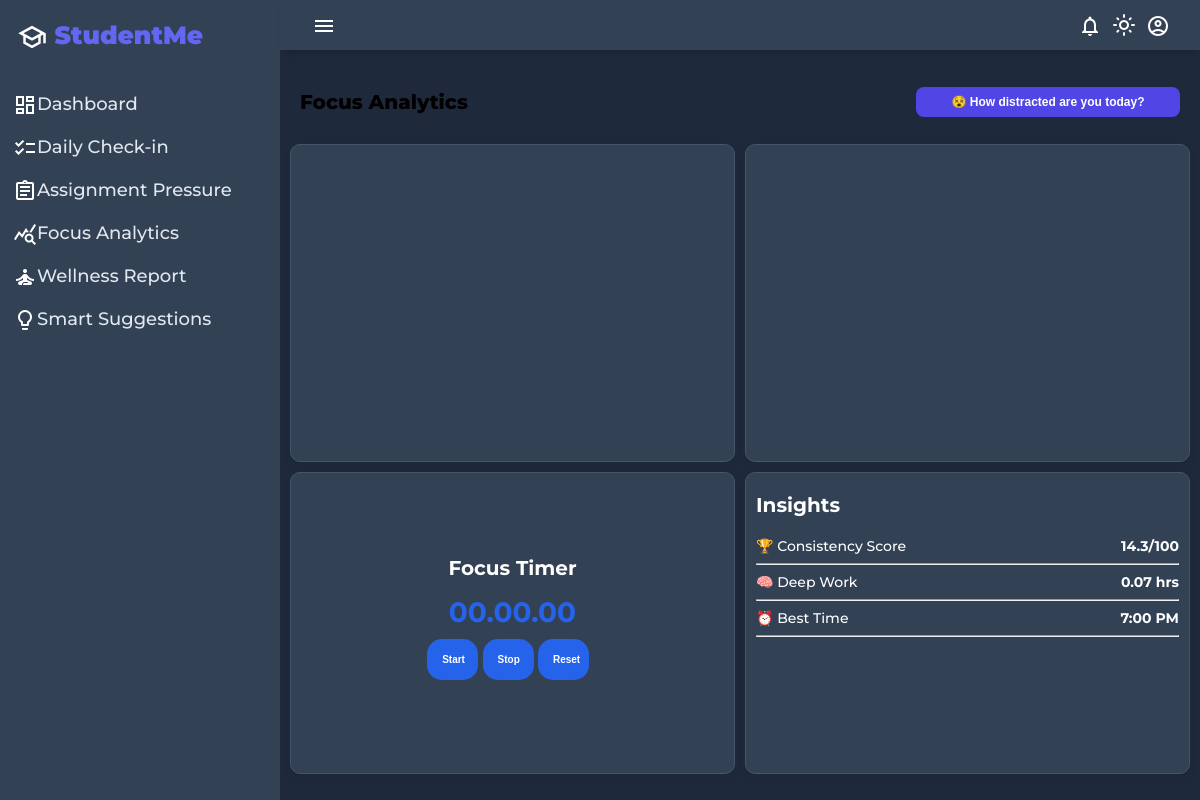
Screenshot of /focus-analytics/ (signed in) with the database file from the repository.
### student_app/models.py (models this page shows, shortened)
class FocusData(models.Model):
    user = models.ForeignKey(User, on_delete=models.CASCADE)
    date = models.DateField(auto_now_add=True)
    duration = models.IntegerField(default=0)  # focus time (minutes)
    phone_usage = models.IntegerField(default=0)
    social_media = models.IntegerField(default=0)
    daydreaming = models.IntegerField(default=0)
    other = models.IntegerField(default=0)
    consistency_score = models.FloatField(blank=True, null=True)
    deep_work_hours = models.FloatField(blank=True, null=True)
    best_time = models.CharField(max_length=50, blank=True, null=True)
    created_at = models.DateTimeField(auto_now_add=True)
    def save(self, *args, **kwargs):
        super().save(*args,**kwargs)

### student_app/views.py (the view, shortened to what this page needs)
# urls.py: path('focus-analytics/',views.focusAnalytics, name='focus-analytics'),
@login_required
def focusAnalytics(request):
    today = date.today()
    obj = FocusData.objects.filter(
        user=request.user,
        date=today
    ).first()
    if obj:
        focus_time = obj.duration or 0   # minutes
        distraction = (
            obj.phone_usage +
            obj.social_media +
            obj.daydreaming +
            obj.other
        )
    else:
        focus_time = 0
        distraction = 0
    wellness = WellnessCheckin.objects.filter(
        user=request.user,
        created_at__date=today
    ).first()
    if wellness:
        study_time = (wellness.study_hours or 0) * 60   # hours → minutes
    else:
        study_time = 0
    total_active = focus_time + study_time + distraction
    if total_active == 0:
        study_balance = 0
    else:
        study_balance = round(
            (focus_time + study_time) / total_active, 2
        )
    week_data = []
    week_labels = []
    for i in range(7):
        day = today - timedelta(days=6 - i)
        obj = FocusData.objects.filter(
            user=request.user,
            date=day
        ).first()
        if obj:
            hours = round((obj.duration or 0) / 60, 2)  # minutes → hours
            week_data.append(hours)
        else:
            week_data.append(0)
        week_labels.append(day.strftime("%a"))
    today_obj = FocusData.objects.filter(
        user=request.user,
        date=today
    ).first()
    if today_obj:
        pie_data = [
            today_obj.phone_usage,
            today_obj.social_media,
            today_obj.daydreaming,
            today_obj.other
        ]
        if sum(pie_data) == 0:
            pie_data = [1, 1, 1, 1]
    else:
        pie_data = [1, 1, 1, 1]
    today = date.today()
    start_date = today - timedelta(days=6)
    days_with_data = FocusData.objects.filter(
        user=request.user,
        date__range=(start_date, today)
    ).values('date').distinct().count()
    total_minutes = FocusData.objects.filter(
        user=request.user,
        date__range=(start_date, today)
    ).aggregate(total=Sum('duration'))['total'] or 0
    consistency_score = round((days_with_data / 7) * 100, 1)
    deep_work_hours = round(total_minutes / 60, 2)
    focus_data = FocusData.objects.filter(user=request.user)
    hour_list = []
    for obj in focus_data:
        if obj.created_at:
            hour = obj.created_at.hour   # e.g. 10, 14
            hour_list.append(hour)
    if hour_list:
        most_common_hour = Counter(hour_list).most_common(1)[0][0]
        if most_common_hour < 12:
            best_time = f"{most_common_hour}:00 AM"
        elif most_common_hour == 12:
            best_time = "12:00 PM"
        else:
            best_time = f"{most_common_hour-12}:00 PM"
    else:
        best_time = "Not enough data"
    latest_obj = FocusData.objects.filter(user=request.user).order_by('-id').first()
    if latest_obj:
        latest_obj.consistency_score = consistency_score
        latest_obj.deep_work_hours = deep_work_hours
        latest_obj.best_time = best_time
        latest_obj.save()
    return render(request, "focus-analytics.html", {
        "focus_time": round(focus_time / 60, 2),   #  hours
        "study_time": round(study_time / 60, 2),
        "distraction": distraction,
        "total_active": round(total_active / 60, 2),
        "study_balance": study_balance,
        "week_data": week_data,
        "pie_data": pie_data,
        "week_labels": week_labels,
        "consistency_score": consistency_score,
        "deep_work_hours": deep_work_hours,
        "best_time": best_time,
    })

### student_app/context_processors.py (called while the page is built)
def notifications(request):
    if request.user.is_authenticated:
        return {
            'notifications': Notification.objects.filter(
                user=request.user,
                is_read=False
            ).order_by('-created_at')[:5]
        }
    return {}

### student_app/templates/focus-analytics.html (shortened to what this page needs)
{% load static %}
<!DOCTYPE html>
<html lang="en">
<head>
    <link rel="stylesheet" href="{% static 'css/focus-analytics.css' %}">
</head>
<body>
    <div class="grid-container">
        <header class="header">
            <div class="menu-icon" onclick="openSidebar()">
                <span class="material-icons-outlined">menu</span>
            </div>
            <div id="header-right">
                <div class="notification-container">
                    <span class="material-icons-outlined" onclick="toggleNotification()">notifications</span>
                </div>
                <span id="themeIcon" class="material-icons-outlined" onclick="toggleTheme()">dark_mode</span>
                <div class="profile-container">
                    <span class="material-icons-outlined" onclick="toggleProfile()">account_circle</span>
                </div>
            </div>
        </header>
        <aside id="sidebar">
            <div class="sidebar-title">
                <div class="sidebar-brand">
                    <span class="material-icons-outlined">school</span> StudentMe
                </div>
            </div>
            <ul class="sidebar-list">
                <li  class="sidebar-list-item">
                    <a href="{% url 'dashboard' %}"><span class="material-icons-outlined">dashboard</span>Dashboard</a>
                </li>
                <li class="sidebar-list-item">
                    <a href="{% url 'check-in' %}"><span class="material-icons-outlined">checklist</span>Daily Check-in</a>
                </li>
                <li class="sidebar-list-item">
                    <a href="{% url 'assignment-pressure' %}"><span class="material-icons-outlined">assignment</span>Assignment Pressure</a>
                </li>
                <li class="sidebar-list-item">
                    <a href="{% url 'focus-analytics' %}"><span class="material-icons-outlined">query_stats</span>Focus Analytics</a>
                </li>
                <li class="sidebar-list-item">
                    <a href="{% url 'wellness-report' %}"><span class="material-icons-outlined">self_improvement</span>Wellness Report</a>
                </li>
                <li class="sidebar-list-item">
                    <a href="{% url 'smart-suggestions' %}"><span class="material-icons-outlined">lightbulb</span>Smart Suggestions</a>
                </li>
            </ul>
        </aside>
        <main class="main-container">
            <div class="main-title">
                <p class="font-weight-bold">Focus Analytics</p>
                <button class="distraction-btn" onclick="openModal()">😵 How distracted are you today?</button>
            </div>
            <section class="main-content">
                <div class="sub-content" id="bar-graph">
                </div>
                <div class="sub-content" id="pie-chart">
                </div>
                <div class="sub-content" id="timer">
                    <p>Focus Timer</p>
                    <div id="display">00.00.00
                    </div>
                    <div id="controls">
                        <button class="timerbtn" id="startBtn">Start</button>
                        <button class="timerbtn" id="stopBtn">Stop</button>
                        <button class="timerbtn" id="resetBtn">Reset</button>
                    </div>
                </div>
                <div class="sub-content" id="insights">
                    <p>Insights</p>
                    <div class="insight">
                        <span class="text">🏆 Consistency Score</span>
                        <span class="sub-text">{{ consistency_score }}/100</span>
                    </div>
                    <hr>
                    <div class="insight">
                        <span class="text">🧠 Deep Work</span>
                        <span class="sub-text">{{ deep_work_hours }} hrs</span>
                    </div>
                    <hr>
                    <div class="insight">
                        <span class="text">⏰ Best Time</span>
                        <span class="sub-text">{{ best_time }}</span>
                    </div>
                    <hr>
                </div>
            </section>
        </main>
    </div>
</body>
</html>

### rows the page displays
FocusData: consistency_score "14.3", deep_work_hours "0.07", best_time "7:00 PM"
